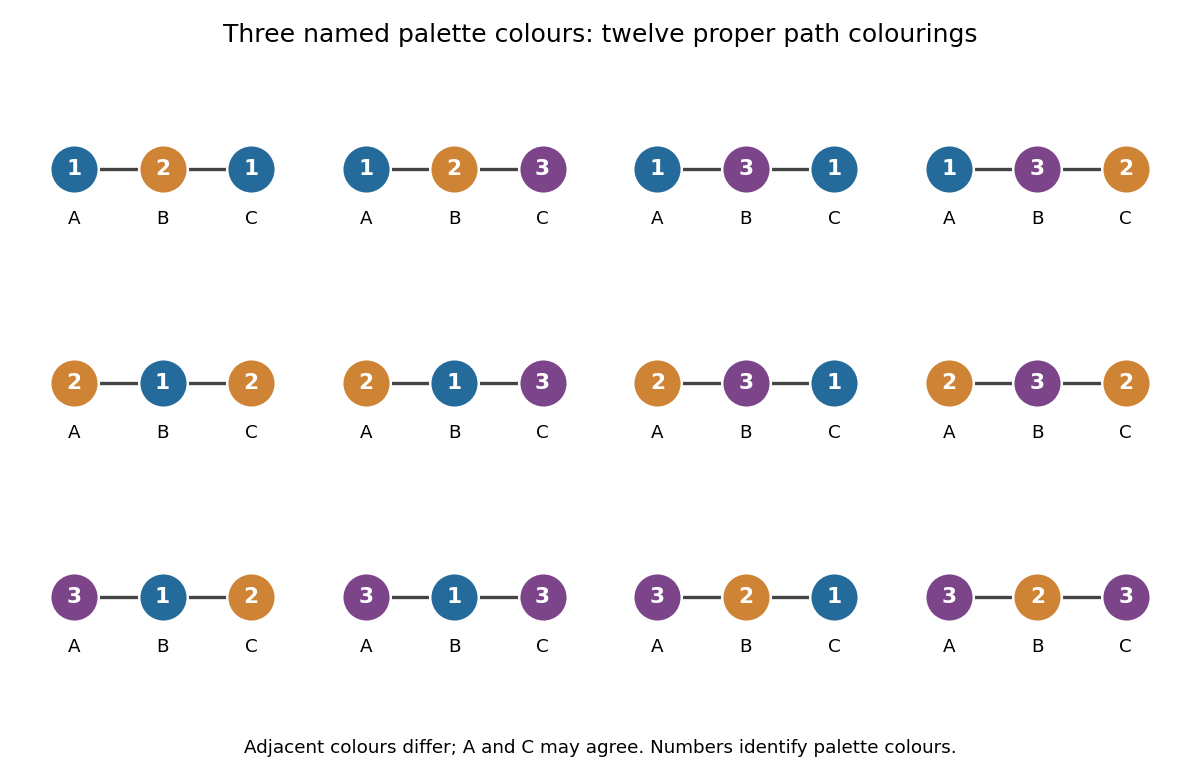

Write Python code to recreate this figure.
"""Enumerate every proper three-palette coloring of P3; write PNG to CWD."""
from itertools import product
from pathlib import Path

import matplotlib.pyplot as plt


def main():
    colorings = [
        c for c in product(range(3), repeat=3)
        if c[0] != c[1] and c[1] != c[2]
    ]
    assert len(colorings) == 12
    palette = ["#246a9b", "#ce8434", "#7c458a"]
    fig, axes = plt.subplots(3, 4, figsize=(10, 6.5), dpi=120)
    fig.patch.set_facecolor("white")
    for ax, colors in zip(axes.flat, colorings):
        ax.plot([0, 1, 2], [0, 0, 0], color="#444444", lw=2, zorder=1)
        for x, color in enumerate(colors):
            ax.scatter(x, 0, s=850, color=palette[color],
                       edgecolor="white", linewidth=1.5, zorder=2)
            ax.text(x, 0, str(color + 1), color="white",
                    ha="center", va="center", weight="bold", fontsize=13)
            ax.text(x, -0.3, "ABC"[x], ha="center", va="top", fontsize=11)
        ax.set(xlim=(-0.5, 2.5), ylim=(-0.65, 0.55))
        ax.axis("off")
    fig.suptitle("Three named palette colours: twelve proper path colourings",
                 fontsize=15, y=0.97)
    fig.text(0.5, 0.035,
             "Adjacent colours differ; A and C may agree. Numbers identify palette colours.",
             ha="center", fontsize=11)
    fig.subplots_adjust(left=0.025, right=0.975, top=0.88,
                        bottom=0.12, hspace=0.3, wspace=0.1)
    fig.savefig(Path.cwd() / Path(__file__).with_suffix(".png").name,
                facecolor="white", transparent=False)
    plt.close(fig)


if __name__ == "__main__":
    main()
